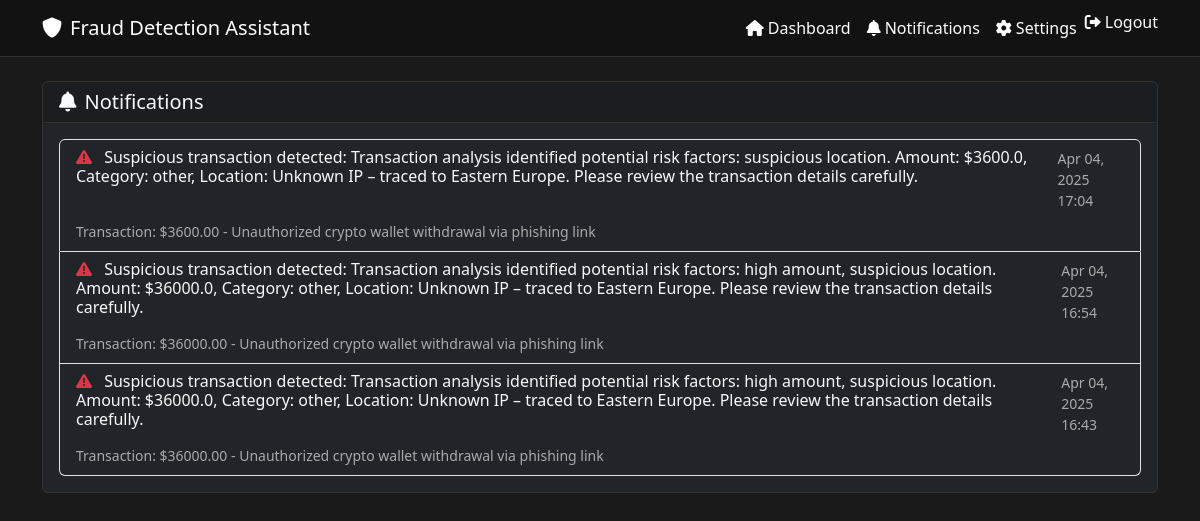
The app's page /notifications/ (signed in) with its own data.
### core/models.py (models this page shows, shortened)
class Notification(models.Model):
    user = models.ForeignKey(User, on_delete=models.CASCADE)
    transaction = models.ForeignKey(Transaction, on_delete=models.CASCADE)
    message = models.TextField()
    timestamp = models.DateTimeField(default=timezone.now)
    is_read = models.BooleanField(default=False)

class Transaction(models.Model):
    user = models.ForeignKey(User, on_delete=models.CASCADE)
    amount = models.DecimalField(max_digits=10, decimal_places=2)
    description = models.TextField()
    timestamp = models.DateTimeField(default=timezone.now)
    is_suspicious = models.BooleanField(default=False)
    location = models.CharField(max_length=100, blank=True)
    category = models.CharField(max_length=50, blank=True)

### core/views.py (the view)
# urls.py: path('notifications/', views.notifications, name='notifications'),
@login_required
def notifications(request):
    notifications = Notification.objects.filter(user=request.user).order_by('-timestamp')
    unread_notifications = notifications.filter(is_read=False)
    unread_notifications.update(is_read=True)
    context = {
        'notifications': notifications
    }
    return render(request, 'core/notifications.html', context)

### templates/core/notifications.html (shortened to what this page needs)
{% extends 'core/base.html' %}
{% block content %}
<div class="card bg-dark">
    <div class="card-header">
        <h5 class="card-title mb-0 text-light">
            <i class="fas fa-bell me-2"></i>Notifications
        </h5>
    </div>
    <div class="card-body">
        {% if notifications %}
        <div class="list-group">
            {% for notification in notifications %}
            <div class="list-group-item list-group-item-action {% if not notification.is_read %}bg-darker{% else %}bg-dark{% endif %}">
                <div class="d-flex w-100 justify-content-between">
                    <h6 class="mb-1 text-light">
                        {% if notification.transaction.is_suspicious %}
                        <i class="fas fa-exclamation-triangle text-danger me-2"></i>
                        {% else %}
                        <i class="fas fa-check-circle text-success me-2"></i>
                        {% endif %}
                        {{ notification.message }}
                    </h6>
                    <small class="text-muted">{{ notification.timestamp|date:"M d, Y H:i" }}</small>
                </div>
                <div class="mt-2">
                    <small class="text-muted">
                        Transaction: ${{ notification.transaction.amount }} - {{ notification.transaction.description }}
                    </small>
                </div>
            </div>
            {% endfor %}
        </div>
        {% else %}
        <div class="text-center py-5">
            <i class="fas fa-bell-slash fa-3x text-muted mb-3"></i>
            <p class="text-muted">No notifications yet</p>
        </div>
        {% endif %}
    </div>
</div>
{% endblock %}

### templates/core/base.html (shortened to what this page needs)
<!DOCTYPE html>
<html lang="en">
<head>
    <link href="https://cdn.jsdelivr.net/npm/bootstrap@5.3.0/dist/css/bootstrap.min.css" rel="stylesheet">
    <link href="https://cdnjs.cloudflare.com/ajax/libs/font-awesome/6.0.0/css/all.min.css" rel="stylesheet">
</head>
<body>
    <nav class="navbar navbar-expand-lg navbar-dark mb-4">
        <div class="container">
            <a class="navbar-brand" href="{% url 'dashboard' %}">
                <i class="fas fa-shield-alt me-2"></i>Fraud Detection Assistant
            </a>
            <div class="collapse navbar-collapse" id="navbarNav">
                <ul class="navbar-nav ms-auto">
                    {% if user.is_authenticated %}
                    <li class="nav-item">
                        <a class="nav-link" href="{% url 'dashboard' %}">
                            <i class="fas fa-home me-1"></i>Dashboard
                        </a>
                    </li>
                    <li class="nav-item">
                        <a class="nav-link" href="{% url 'notifications' %}">
                            <i class="fas fa-bell me-1"></i>Notifications
                        </a>
                    </li>
                    <li class="nav-item">
                        <a class="nav-link" href="{% url 'settings' %}">
                            <i class="fas fa-cog me-1"></i>Settings
                        </a>
                    </li>
                    <li class="nav-item">
                        <form method="post" action="{% url 'logout' %}" class="d-inline" id="logoutForm" style="display: inline;">
                            <button type="submit" class="nav-link btn btn-link p-0 border-0" style="background: none; color: var(--text-light) !important; padding: 0.5rem 1rem; display: inline-block; width: 100%; text-align: left; margin: 0;">
                                <i class="fas fa-sign-out-alt me-1"></i>Logout
                            </button>
                        </form>
                    </li>
                    {% endif %}
                </ul>
            </div>
        </div>
    </nav>
    <div class="container">
        {% block content %}{% endblock %}
    </div>
</body>
</html>

### templates/core/base.html (style rules this page uses)
:root { --bg-dark: #1a1a1a; --bg-darker: #121212; --text-light: #ffffff; --text-muted: #aaaaaa; --primary: #0d6efd; --success: #198754; --danger: #dc3545; --warning: #ffc107; }
body { background-color: var(--bg-dark); color: var(--text-light); min-height: 100vh; }
.navbar { background-color: var(--bg-darker) !important; border-bottom: 1px solid #333; }
.card { background-color: var(--bg-darker); border: 1px solid #333; }
.card-header { border-bottom: 1px solid #333; background-color: rgba(0, 0, 0, 0.2); }
.text-muted { color: var(--text-muted) !important; }
a { color: var(--primary); text-decoration: none; }
.nav-link { color: var(--text-light) !important; }
.navbar-brand { color: var(--text-light) !important; }

### records on screen
Notification: message "Suspicious transaction detected: Transaction analysis identified potential risk factors: suspicious location. Amount: $3600.0, Category: other, Location: Unknown IP – traced to Eastern Europe. Please review the transaction details carefully.", timestamp "Apr 04, 2025 17:04", transaction.amount "3600.00", transaction.description "Unauthorized crypto wallet withdrawal via phishing link"
Notification: message "Suspicious transaction detected: Transaction analysis identified potential risk factors: high amount, suspicious location. Amount: $36000.0, Category: other, Location: Unknown IP – traced to Eastern Europe. Please review the transaction details carefully.", timestamp "Apr 04, 2025 16:54", transaction.amount "36000.00", transaction.description "Unauthorized crypto wallet withdrawal via phishing link"
Notification: message "Suspicious transaction detected: Transaction analysis identified potential risk factors: high amount, suspicious location. Amount: $36000.0, Category: other, Location: Unknown IP – traced to Eastern Europe. Please review the transaction details carefully.", timestamp "Apr 04, 2025 16:43", transaction.amount "36000.00", transaction.description "Unauthorized crypto wallet withdrawal via phishing link"
